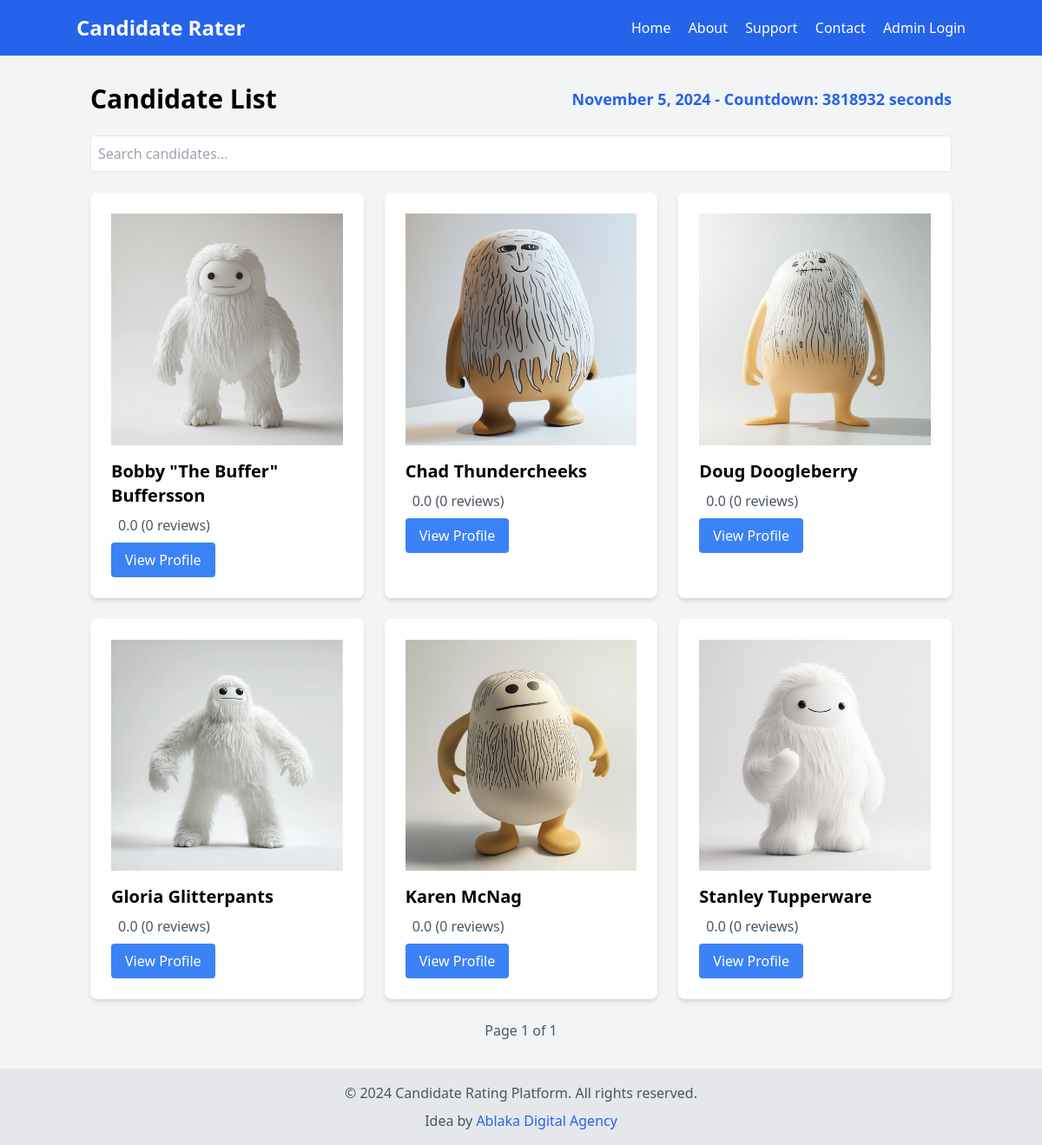
The page / on the database its author committed.
### models.py (models this page shows, shortened)
class Candidate(db.Model):
    id = db.Column(db.Integer, primary_key=True)
    name = db.Column(db.String(100), nullable=False)
    bio = db.Column(db.Text, nullable=False)
    contact = db.Column(db.String(100), nullable=False)
    photo = db.Column(db.String(100), nullable=False)
    phone = db.Column(db.Text, nullable=True)
    website = db.Column(db.Text, nullable=True)
    social_media = db.Column(db.Text, nullable=True)
    reviews = db.relationship('Review', backref='candidate', lazy=True)
    average_rating = db.Column(db.Float, default=0.0)
    btc_address = db.Column(db.String(100), nullable=True)
    youtube_snippet = db.Column(db.String(200), nullable=True)

### main.py (the view)
@app.route('/')
def index():
    page = request.args.get('page', 1, type=int)
    search = request.args.get('search', '')
    query = Candidate.query
    if search:
        query = query.filter(Candidate.name.ilike(f'%{search}%'))
    candidates = paginate(query.order_by(Candidate.name), page)
    return render_template('index.html', candidates=candidates, search=search)

### utils.py (called while the page is built)
def paginate(query, page, per_page=20, error_out=True):
    if error_out and page < 1:
        abort(404)
    items = query.limit(per_page).offset((page - 1) * per_page).all()
    if not items and page != 1 and error_out:
        abort(404)
    total = query.count()
    class Pagination:
        def __init__(self, items, page, per_page, total):
            self.items = items
            self.page = page
            self.per_page = per_page
            self.total = total
        @property
        def pages(self):
            return (self.total + self.per_page - 1) // self.per_page
        @property
        def has_prev(self):
            return self.page > 1
        @property
        def has_next(self):
            return self.page < self.pages
    return Pagination(items, page, per_page, total)

### templates/index.html (shortened to what this page needs)
{% extends "base.html" %}
{% block content %}
<div class="flex justify-between items-center mb-6">
    <h1 class="text-3xl font-bold">Candidate List</h1>
    <span id="countdown" class="text-lg font-semibold text-blue-600"></span>
</div>
<div class="mb-6">
    <input type="text" id="search" placeholder="Search candidates..." class="w-full p-2 border rounded" value="{{ search }}">
</div>
<div class="grid grid-cols-1 md:grid-cols-2 lg:grid-cols-3 gap-6" id="candidates-container">
    {% for candidate in candidates.items %}
    <div class="bg-white p-6 rounded-lg shadow-md">
        <div class="candidate-image-container mb-4">
            <img src="{{ url_for('static', filename='img/' + candidate.photo) }}" alt="{{ candidate.name }}" class="candidate-image">
        </div>
        <h2 class="text-xl font-semibold mb-2">{{ candidate.name }}</h2>
        <div class="flex items-center mb-2">
                {% set rating = candidate.average_rating|default(0)|float %}
            <span class="text-gray-600">{{ "%.1f"|format(rating) }} ({{ candidate.reviews|length }} reviews)</span>
        </div>
        <a href="{{ url_for('candidate', id=candidate.id) }}" class="inline-block bg-blue-500 text-white px-4 py-2 rounded hover:bg-blue-600">View Profile</a>
    </div>
    {% endfor %}
</div>
<div class="mt-6 flex justify-between items-center">
    <span class="text-gray-600">Page {{ candidates.page }} of {{ candidates.pages }}</span>
</div>
{% endblock %}

### static/css/styles.css (style rules this page uses)
.candidate-image-container { width: 100%; padding-bottom: 100%; position: relative; overflow: hidden; }
.candidate-image { position: absolute; top: 0; left: 0; width: 100%; height: 100%; object-fit: cover; }

### rows shown on the page
Candidate: photo (picture), name "Bobby \"The Buffer\" Buffersson", average_rating "0.0", reviews|length "0"
Candidate: photo (picture), name "Chad Thundercheeks", average_rating "0.0", reviews|length "0"
Candidate: photo (picture), name "Doug Doogleberry", average_rating "0.0", reviews|length "0"
Candidate: photo (picture), name "Gloria Glitterpants", average_rating "0.0", reviews|length "0"
Candidate: photo (picture), name "Karen McNag", average_rating "0.0", reviews|length "0"
Candidate: photo (picture), name "Stanley Tupperware", average_rating "0.0", reviews|length "0"

### other values the page prints
{{ candidates.page }} "1"
{{ candidates.pages }} "1"
